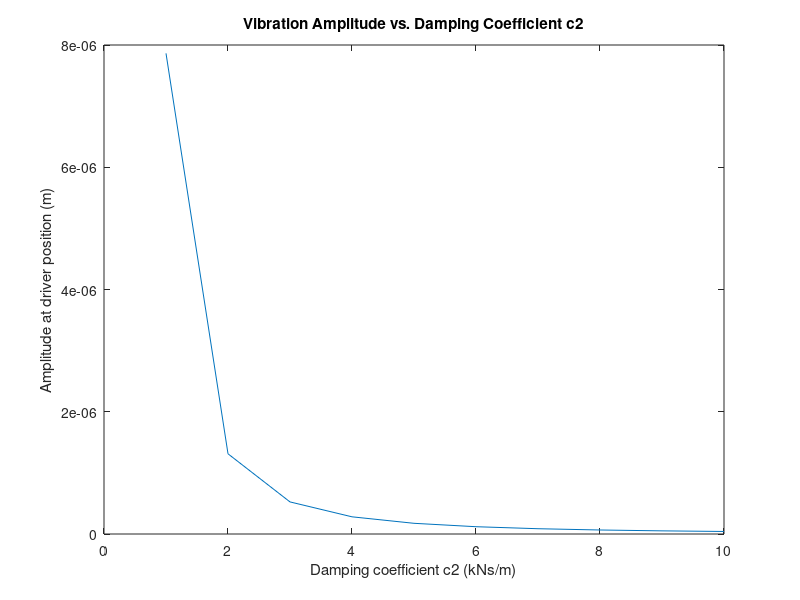

Source code (MATLAB):
% Define constants
c1 = 1000; % Example value for c1, you should replace it with the actual value
p = 0.5; % Example value for p, you should replace it with the actual value
L = 1; % Example value for L, you should replace it with the actual value
q = 0.5; % Example value for q, you should replace it with the actual value

% Damping coefficient range
c2_values = 1e3:1e3:10e3; % From 1 to 10 kNs/m

% Initialize result array
driver_position_amplitudes = zeros(size(c2_values));

for i = 1:length(c2_values)
    c2 = c2_values(i);
    c3 = c2; % c3 varies with c2

    % Damping matrix
    C = [c1 + c2, -c2, -c3, (1-p)*L*c2;
        -c2, c2, 0, -p*L*c2;
        -c3, 0, c3, -p*L*c3;
        (1-p)*L*c2, -p*L*c2, -p*L*c3, (p*L)^2*c2 + (1-p)*L*c3];
    
    % Solve for displacement amplitudes using matrix equation
    % This part requires solving for the displacement amplitude (z_hat)
    % For simplicity, let's assume f_hat is zero, and solve the system
    % numerically for the damping effect.
    % Note: You need to define the mass matrix M and stiffness matrix K
    % Example:
    M = [1, 0, 0, 0; 0, 1, 0, 0; 0, 0, 1, 0; 0, 0, 0, 1]; % Replace with actual mass matrix
    K = [2, -1, 0, 0; -1, 2, -1, 0; 0, -1, 2, -1; 0, 0, -1, 2]; % Replace with actual stiffness matrix
    omega = 2 * pi * 1; % Example value for angular frequency, replace with actual value
    f_hat = [1; 0; 0; 0]; % Example external force vector, replace with actual values
    
    % Solve the system (M*omega^2 + C*omega + K) * z_hat = f_hat
    A = -omega^2 * M + 1i * omega * C + K;
    z_hat = A \ f_hat;

    % Calculate the amplitude at the driver position
    Fz_hat = z_hat(1) - q * z_hat(4); % Driver position vertical motion
    driver_position_amplitudes(i) = abs(Fz_hat);
end

% Plot the results
figure;
plot(c2_values / 1e3, driver_position_amplitudes); % Convert to kNs/m
xlabel('Damping coefficient c2 (kNs/m)');
ylabel('Amplitude at driver position (m)');
title('Vibration Amplitude vs. Damping Coefficient c2');

% Find Optimal Damping Coefficient
optimal_c2_idx = find(driver_position_amplitudes <= 0.04, 1);
if ~isempty(optimal_c2_idx)
    optimal_c2 = c2_values(optimal_c2_idx);
    fprintf('The smallest damping coefficient c2 such that the amplitude at the driver position does not exceed 4 cm is %.2f kNs/m\n', optimal_c2 / 1e3);
else
    fprintf('No damping coefficient c2 found such that the amplitude at the driver position does not exceed 4 cm.\n');
end

fprintf('The smallest damping coefficient c2 such that the amplitude at the driver position does not exceed 4 cm is %.2f kNs/m\n', optimal_c2 / 1e3);